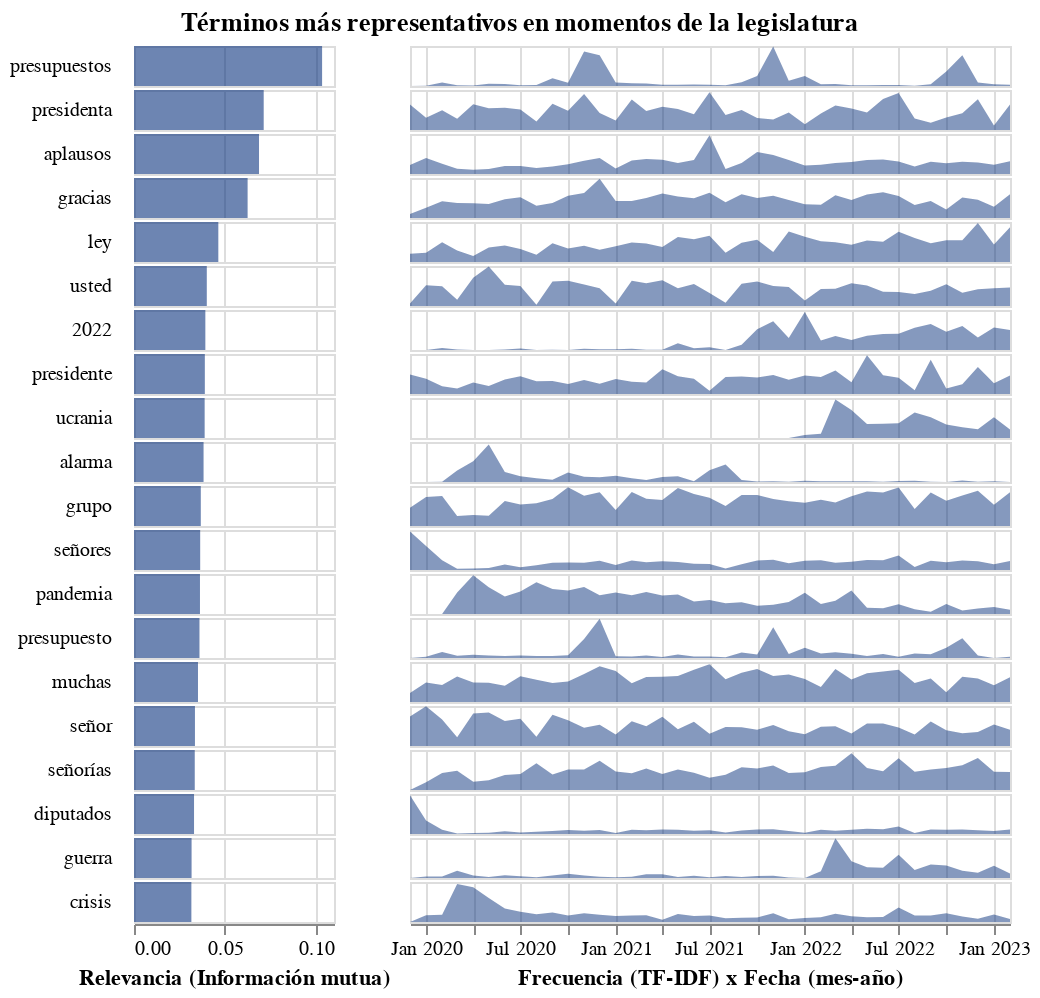

Write notebook code for a chart like this one.
### Code cell
chart_tfidf_fecha = base_fecha.transform_aggregate(
    mean_tf='mean(tfidf)',
    groupby=["term", "_fecha"]

).encode(
    row=alt.Row(
        "term:N",
        sort=alt.EncodingSortField(field="mi_fecha", op="mean", order="descending"),
        title="",
        spacing=0,
        header=None
    ),
    y=alt.Y('mean_tf:Q', axis=None),
    x=alt.X('yearmonth(_fecha):T', title="Frecuencia (TF-IDF) x Fecha (mes-año)")
).mark_area(
    color="#0d347f",
    opacity=0.5,
    height=20
).properties(height=20, width=300).resolve_scale(y="independent")

chart_fecha = alt.hconcat(
    chart_mi_fecha, chart_tfidf_fecha,
    spacing=0,
    title=alt.TitleParams(
        ["Términos más representativos en momentos de la legislatura"],
        align="center",
        anchor="middle"
    )
).resolve_scale(color="independent")

chart_fecha

### Figure 1 — Vega-Lite specification as saved in the notebook (floating-point values rounded to 4 significant figures; data arrays with more than 128 entries replaced by an {"elided": "..."} marker saying what was removed)
{"config": {"view": {"continuousWidth": 300, "continuousHeight": 300}}, "hconcat": [{"mark": {"type": "bar", "color": "#0d347f", "height": 20, "opacity": 0.6}, "encoding": {"row": {"field": "term", "header": {"labelAlign": "left", "labelAngle": 0, "labelOrient": "left"}, "sort": {"field": "mi_fecha", "op": "mean", "order": "descending"}, "spacing": 0, "title": "", "type": "nominal"}, "x": {"aggregate": "mean", "field": "mi_fecha", "title": "Relevancia (Información mutua)", "type": "quantitative"}}, "height": 20, "width": 100}, {"mark": {"type": "area", "color": "#0d347f", "height": 20, "opacity": 0.5}, "encoding": {"row": {"field": "term", "header": null, "sort": {"field": "mi_fecha", "op": "mean", "order": "descending"}, "spacing": 0, "title": "", "type": "nominal"}, "x": {"field": "_fecha", "timeUnit": "yearmonth", "title": "Frecuencia (TF-IDF) x Fecha (mes-año)", "type": "temporal"}, "y": {"axis": null, "field": "mean_tf", "type": "quantitative"}}, "height": 20, "resolve": {"scale": {"y": "independent"}}, "transform": [{"aggregate": [{"op": "mean", "field": "tfidf", "as": "mean_tf"}], "groupby": ["term", "_fecha"]}], "width": 300}], "data": {"name": "data-b7eee5a4d63cac2de279873f8a0eb184"}, "resolve": {"scale": {"color": "independent"}}, "spacing": 0, "title": {"text": ["Términos más representativos en momentos de la legislatura"], "align": "center", "anchor": "middle"}, "$schema": "https://vega.github.io/schema/vega-lite/v5.8.0.json", "datasets": {"data-b7eee5a4d63cac2de279873f8a0eb184": {"elided": "780 records"}}}
